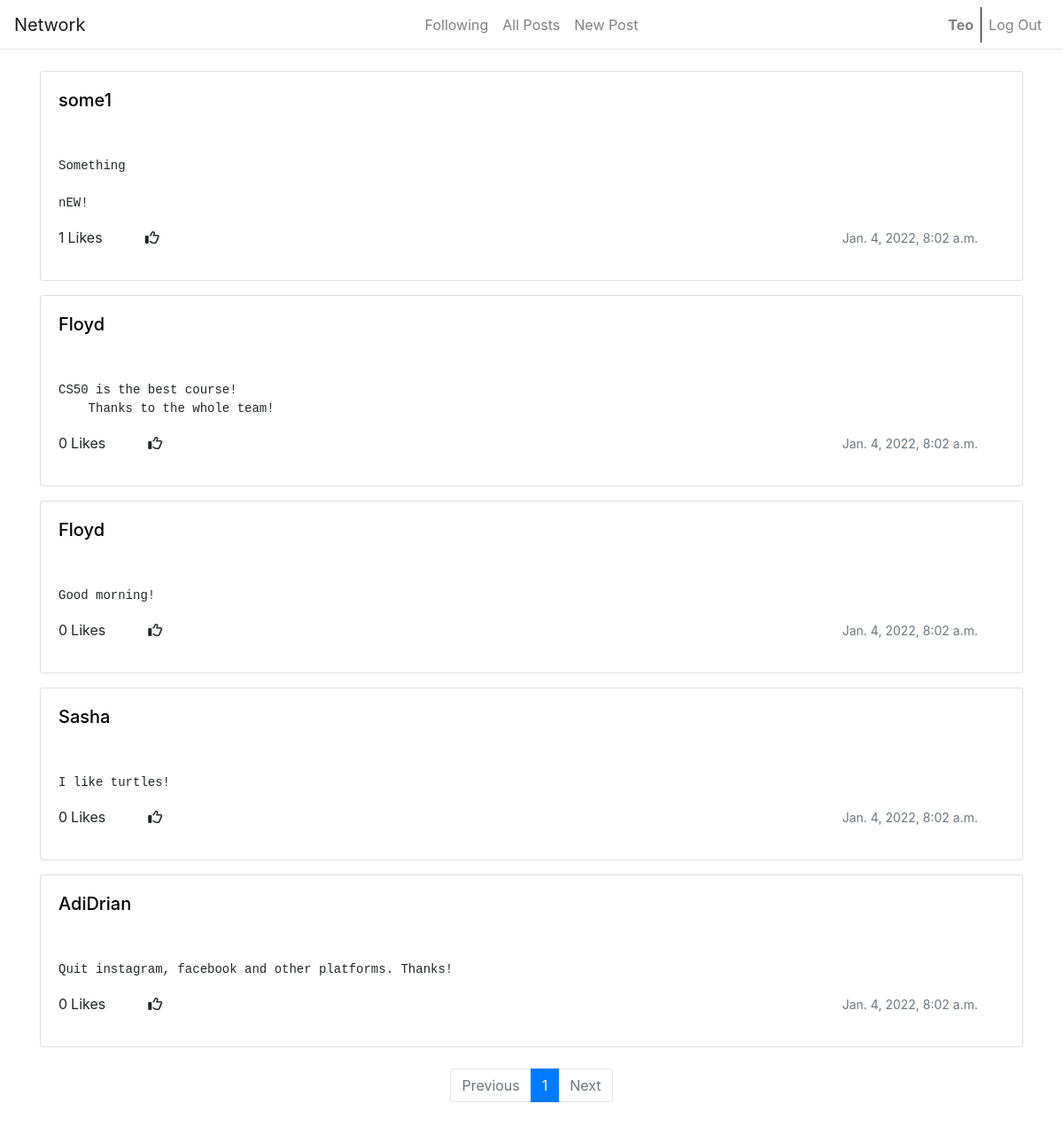
Screenshot of /following (signed in) with the database file from the repository.
### network/models.py (models this page shows, shortened)
class User(AbstractUser):
    pass

class Post(models.Model):
    timestamp = models.DateTimeField(default=datetime.datetime.now())
    description = models.TextField(blank=True, null=True, default="")
    owner = models.ForeignKey(User, on_delete=models.CASCADE, related_name="owner")
    likes = models.IntegerField(default="0")

### network/views.py (the view)
# urls.py: path("following", views.following, name="following"),
@login_required(login_url='login')
def following(request):
    if request.method == "GET":
        follows = Followers.objects.filter(follower=request.user).values_list('following')
        posts = Post.objects.filter(owner__in = follows).order_by("-timestamp")
        paginator = Paginator(posts, 10)
        page_number = request.GET.get('page')
        page_obj = paginator.get_page(page_number)
        return render(request, "network/following.html", {
            "posts" : posts,
            "page_obj": page_obj
        })

### network/templates/network/following.html (shortened to what this page needs)
{% extends "network/layout.html" %} {% load static %} {% block body %}
<div class="container card-post">
	{% for post in page_obj %}
	<div class="whole-card" id="edit-box-{{post.id}}">
		<div class="card mb-3">
			<div class="card-body d-flex justify-content-between" id="btn-div">
				<h5 class="card-title text-left">
					<a
						href="{% url 'profile' post.owner %}"
						class="noDecoration link-info d-inline"
						>{{post.owner}}</a
					>
				</h5>
			</div>
			<div class="card-body">
				<pre class="card-text">{{post.description}}</pre>
				<div class="row justify-content-between container">
					<div
						class="
							try
							d-inline-flex
							text-center
							mt-auto
							mb-auto
							justify-content-center
						"
					>
						<p class="card-text mr-1 likes-number-{{post.id}}">
							{{post.likes}}
						</p>
						<p>Likes</p>
						<i
							class="fa-regular fa-thumbs-up ml-5 mt-1 like-button-{{post.id}}"
							onclick="like('{{post.id}}')"
						></i>
					</div>
					<p class="card-text">
						<small class="text-muted">{{post.timestamp}}</small>
					</p>
				</div>
			</div>
		</div>
	</div>
	{% endfor %}
	<div class="pb-5 pt-2">
		<nav aria-label="...">
			<ul class="pagination justify-content-center">
				{% if page_obj.has_previous %}
				<li class="page-item">
					<a class="page-link" href="?page={{ page_obj.previous_page_number }}"
						>Previous</a
					>
				</li>
				{% else %}
				<li class="page-item disabled">
					<a class="page-link disabled">Previous</a>
				</li>
				{% endif %}
				<li class="page-item active" aria-current="page">
					<span class="page-link">
						{{ page_obj.number }}
					</span>
				</li>
				{% if page_obj.has_next %}
				<li class="page-item">
					<a class="page-link" href="?page={{ page_obj.next_page_number }}"
						>{{ page_obj.next_page_number }}</a
					>
				</li>
				<li class="page-item">
					<a class="page-link" href="?page={{ page_obj.next_page_number }}"
						>Next</a
					>
				</li>
				{% else %}
				<li class="page-item disabled">
					<a class="page-link disabled">Next</a>
				</li>
				{% endif %}
			</ul>
		</nav>
	</div>
</div>
 {% endblock %}

### network/templates/network/layout.html (shortened to what this page needs)
{% load static %}
<!DOCTYPE html>
<html lang="en">
    <head>
        <link rel="stylesheet" href="https://cdnjs.cloudflare.com/ajax/libs/font-awesome/6.0.0-beta3/css/all.min.css" />
        <link rel="stylesheet" href="https://cdn.jsdelivr.net/npm/bootstrap@4.6.1/dist/css/bootstrap.min.css">
        <link href="{% static 'network/styles.css' %}" rel="stylesheet">
    </head>
    <body>
        <nav class="navbar navbar-light navbar-expand-md bg-faded justify-content-center">
            <a href="/" class="navbar-brand d-flex w-50 mr-auto">Network</a>
            <div class="navbar-collapse collapse w-100 text-center" id="collapsingNavbar3">
                <ul class="navbar-nav w-100 justify-content-center">
                    {% if user.is_authenticated %}
                    <li class="nav-item">
                        <a class="nav-link" href="{% url 'following' %}">Following</a>
                    </li>
                    {% endif %}
                    <li class="nav-item">
                        <a class="nav-link" href="{% url 'index' %}">All Posts</a>
                      </li>
                    {% if user.is_authenticated %}
                    <li class="nav-item">
                        <a class="nav-link" href="{% url 'new_post' %}">New Post</a>
                    </li>
                    {% endif %}
                </ul>
                <ul class="nav navbar-nav ml-auto w-100 justify-content-end">
                    {% if user.is_authenticated %}
                    <li class="nav-item">
                        <a class="nav-link" href="{% url 'profile' request.user %}"><strong>{{ user.username }}</strong><div class="user-spacing "></div></a>
                    </li>
                    <li class="nav-item">
                        <a class="nav-link bl" href="{% url 'logout' %}">Log Out</a>
                {% endif %}
                    </li>
                </ul>
            </div>
        </nav>
       <hr style="margin-top: -1px;" class="mb-4">
        <div class="body">
            {% block body %}
            {% endblock %}
        </div>
    </body>
</html>

### network/static/network/styles.css (style rules this page uses)
@media only screen and (min-width: 768px) { .bl { border-left: solid 1px black; } }
.card-post { max-height: 500px; }
pre { overflow: hidden; text-overflow: ellipsis; display: -webkit-box; -webkit-line-clamp: 8; -webkit-box-orient: vertical; }
.noDecoration, a:link, a:visited, a:hover { text-decoration: none!important; color: black; }

### rows the page displays
User: username "Teo"
Post: owner "some1", description "Something nEW!", likes "1", timestamp "Jan. 4, 2022, 8:02 a.m."
Post: owner "Floyd", description "CS50 is the best course! Thanks to the whole team!", likes "0", timestamp "Jan. 4, 2022, 8:02 a.m."
Post: owner "Floyd", description "Good morning!", likes "0", timestamp "Jan. 4, 2022, 8:02 a.m."
Post: owner "Sasha", description "I like turtles!", likes "0", timestamp "Jan. 4, 2022, 8:02 a.m."
Post: owner "AdiDrian", description "Quit instagram, facebook and other platforms. Thanks!", likes "0", timestamp "Jan. 4, 2022, 8:02 a.m."

### other values shown
{{ page_obj.number }} "1"
